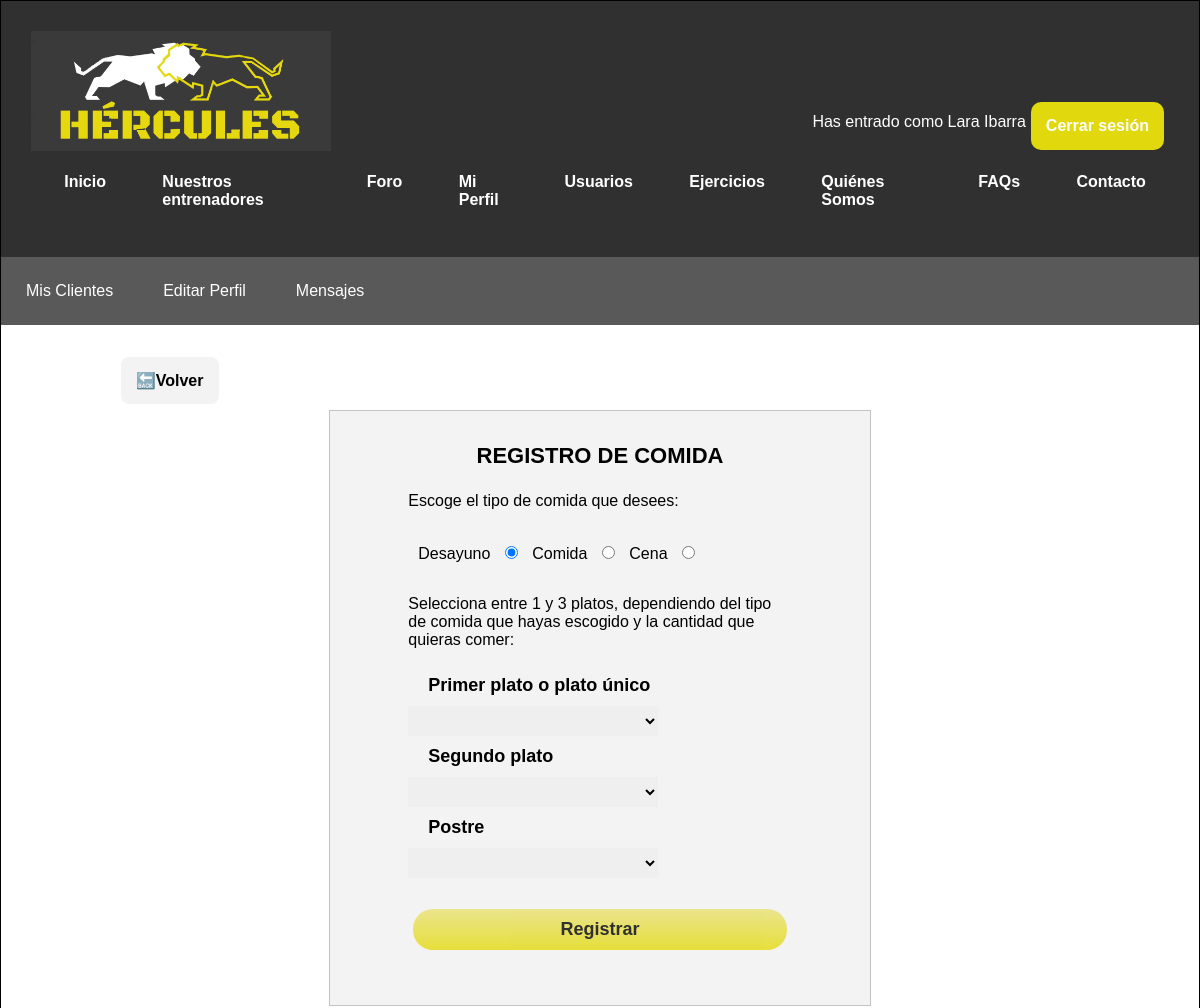
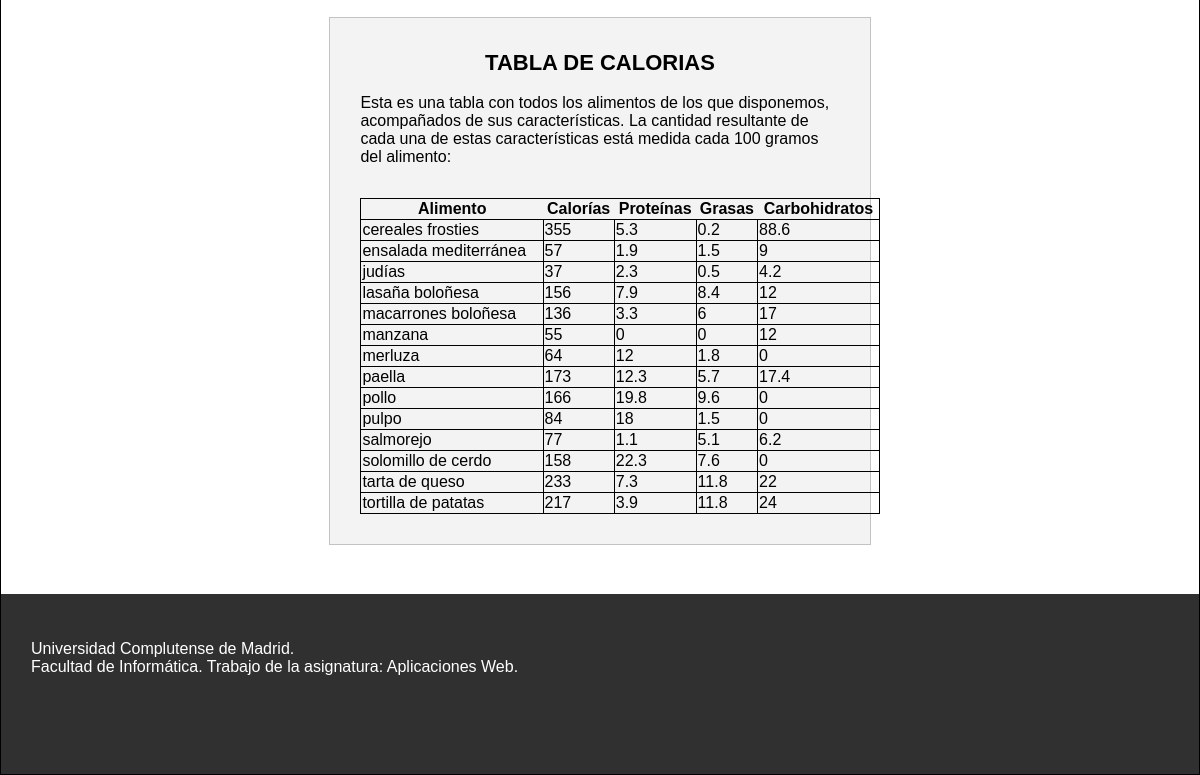
/miPerfilComidasRegistrar.php (signed in), run on the app's committed database (2 pictures, top to bottom).
### tables this page shows
CREATE TABLE `alimento` (
  `idAlimento` int(10) NOT NULL,
  `nombre` varchar(50) NOT NULL,
  `caloriasConsumidas` double UNSIGNED DEFAULT NULL,
  `carbohidratos` double UNSIGNED DEFAULT NULL,
  `proteinas` double UNSIGNED DEFAULT NULL,
  `grasas` double UNSIGNED DEFAULT NULL
);

### includes/controller.php (called while the page is built, shortened)
<?php
require_once(__DIR__ . '/DAOs/alimentoDAO.php');
class controller{
    private $alimentoDAO;
    private static $instance = null;
    public function __construct(){
        $this->alimentoDAO = new alimentoDAO();
    }
     public static function getInstance() {
        if (null === self::$instance) {
            self::$instance = new self();
        }
        return self::$instance;
    }
    public function listarAlimentos()
    {
        return $this->alimentoDAO->listarAlimentos();
    }
}

### includes/DAOs/DAO.php (called while the page is built, shortened)
<?php
class DAO {
    private $servername = "localhost";
    private $username = "hercules";
    private $password = "iG8hC62acnPrvIeU";
    private $dbname = "hercules";
    private $mysqli = null;
    public function __construct(){
        if(!$this->mysqli){
            $this->mysqli = new mysqli($this->servername, $this->username, $this->password, $this->dbname);
        }
    }
    protected function consultar($sql){
        return $this->mysqli->query($sql);
    }
}

### includes/DAOs/alimentoDAO.php (called while the page is built, shortened)
<?php
require_once(__DIR__.'/DAO.php');
class alimentoDAO extends DAO
{
    public function listarAlimentos()
    {
    	$query = "SELECT * FROM alimento ORDER BY nombre ASC";
    	$consulta = $this->consultar($query);
    	$nombres = array();
    	while ($fila = mysqli_fetch_assoc($consulta))
    	{
    	    array_push($nombres, $fila);
    	}
    	return $nombres;
    }
}

### miPerfilComidasRegistrar.php (the view, shortened to what this page needs)
<?php
    require_once(__DIR__.'/includes/Forms/FormRegistroComida.php');
    $form = new FormRegistroComida();
    $html=$form->gestiona();
?>
<!DOCTYPE html>
<html>
	<head>
	<link rel="stylesheet" type="text/css" href="includes/css/estilo.css" />
	<link rel="stylesheet" type="text/css" href="includes/css/estiloPagsMiPerfil.css" />
	<link rel="stylesheet" type="text/css" href="includes/css/estiloFormularios.css" />
	</head>
	<body>
	<div id="contenedor">
		<?php
			require('includes/comun/cabecera.php');
			require('miPerfilCabecera.php');
		?>
		<div id="contenido">
		<div class="boton-volver">
			<a href="miPerfilComidas.php"> 🔙Volver </a>
		</div>
		<?php
	    echo $html;
        $alimentos = $ctrl->listarAlimentos();
        ?>
        <div class="form-inicio">
        	<legend>TABLA DE CALORIAS</legend>
        <p>Esta es una tabla con todos los alimentos de los que disponemos, acompañados de sus características.
        La cantidad resultante de cada una de estas características está medida
        cada 100 gramos del alimento:</p>
        <div class="tabla_alimentos">
        <p><table>
        <tr> <th>Alimento</th> <th>Calorías</th> <th>Proteínas</th> <th>Grasas</th> <th>Carbohidratos</th> </tr>
        <?php
        foreach ($alimentos as $valor)
        {
            echo
            "<tr>
            <td>".$valor['nombre']."</td>
            <td>".$valor['caloriasConsumidas']."</td>
            <td>".$valor['proteinas']."</td>
            <td>".$valor['grasas']."</td>
            <td>".$valor['carbohidratos']."</td>
            </tr>";
        }
        ?>
		</table>
		</div>
		</div>
		</div>
		<?php
		  require('includes/comun/pie.php');
		?>
	</div>
	</body>
</html>

### includes/css/estilo.css (style rules this page uses)
body { width: 100%; font-family: "Trebuchet MS", Helvetica, sans-serif; margin: 0; padding: 0; background-color: white; }
div#contenedor { margin: auto; border: 1px solid black; background-color: white; width: auto; min-width: min-content; max-width:none; }
div#contenido { padding-top: 30px; padding-bottom: 30px; min-height: 500px; width: 80%; margin-left: 10%; background-color: white; overflow:auto; }
p { text-align: left; }
div#contenido .boton-volver a { cursor:pointer; text-decoration:none; border: 0; color: black; background-color: #f3f3f3; opacity: 1.5; margin-top: 20px; padding: 15px; width: 15%; font-size: 16px; font-weight: 600; border-radius: 8px; text-align: center; }

### includes/css/estiloPagsMiPerfil.css (style rules this page uses)
div#contenido a, button[type="submit"], button[id="abrir"] { cursor:pointer; text-decoration: none; border: 0; color: black; background-color: #f3f3f3; opacity: 1.5; margin-top: 20px; padding: 15px; width: 30%; font-size: 16px; font-weight: 600; border-radius: 8px; text-align: center; }

### includes/css/estiloFormularios.css (style rules this page uses)
.form-inicio { width: 50%; max-width: 600px; height: auto; background-color: #F3F3F3; margin: 2% auto; padding-bottom: 1rem; border: 1px solid rgba(0,0,0,0.2); padding: 30px; display: flex; flex-direction: column; }
legend { color: black; padding: 2px 6px; text-align: center; font-size: 22px; font-weight: bold; }
div#contenido .tabla_alimentos table { border: 1px solid black; border-collapse: collapse; width: 520px; }
div#contenido .tabla_alimentos td { border: 1px solid black; }

### data on the page
alimento: nombre "cereales frosties", caloriasConsumidas "355", proteinas "5.3", grasas "0.2", carbohidratos "88.6"
alimento: nombre "ensalada mediterránea", caloriasConsumidas "57", proteinas "1.9", grasas "1.5", carbohidratos "9"
alimento: nombre "judí­as", caloriasConsumidas "37", proteinas "2.3", grasas "0.5", carbohidratos "4.2"
alimento: nombre "lasaña boloñesa", caloriasConsumidas "156", proteinas "7.9", grasas "8.4", carbohidratos "12"
alimento: nombre "macarrones boloñesa", caloriasConsumidas "136", proteinas "3.3", grasas "6", carbohidratos "17"
alimento: nombre "manzana", caloriasConsumidas "55", proteinas "0", grasas "0", carbohidratos "12"
alimento: nombre "merluza", caloriasConsumidas "64", proteinas "12", grasas "1.8", carbohidratos "0"
alimento: nombre "paella", caloriasConsumidas "173", proteinas "12.3", grasas "5.7", carbohidratos "17.4"
alimento: nombre "pollo", caloriasConsumidas "166", proteinas "19.8", grasas "9.6", carbohidratos "0"
alimento: nombre "pulpo", caloriasConsumidas "84", proteinas "18", grasas "1.5", carbohidratos "0"
alimento: nombre "salmorejo", caloriasConsumidas "77", proteinas "1.1", grasas "5.1", carbohidratos "6.2"
alimento: nombre "solomillo de cerdo", caloriasConsumidas "158", proteinas "22.3", grasas "7.6", carbohidratos "0"
alimento: nombre "tarta de queso", caloriasConsumidas "233", proteinas "7.3", grasas "11.8", carbohidratos "22"
alimento: nombre "tortilla de patatas", caloriasConsumidas "217", proteinas "3.9", grasas "11.8", carbohidratos "24"

### other printed values
$_SESSION['usuario']->getNombre() "Lara Ibarra"
